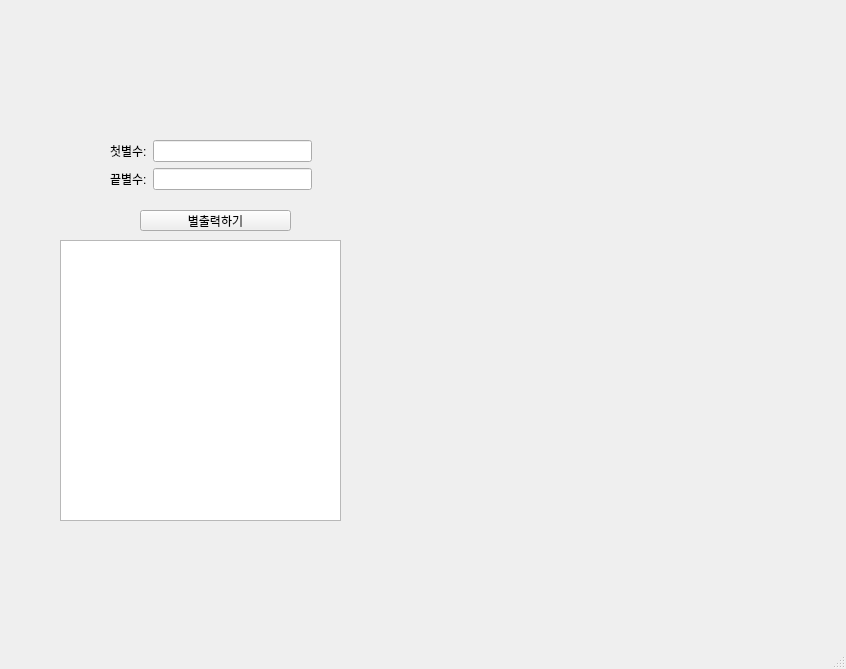
<?xml version="1.0" encoding="UTF-8"?>
<ui version="4.0">
 <class>MainWindow</class>
 <widget class="QMainWindow" name="MainWindow">
  <property name="geometry">
   <rect>
    <x>0</x>
    <y>0</y>
    <width>846</width>
    <height>669</height>
   </rect>
  </property>
  <property name="windowTitle">
   <string>MainWindow</string>
  </property>
  <widget class="QWidget" name="centralwidget">
   <widget class="QPushButton" name="pb">
    <property name="geometry">
     <rect>
      <x>140</x>
      <y>210</y>
      <width>151</width>
      <height>21</height>
     </rect>
    </property>
    <property name="text">
     <string>별출력하기</string>
    </property>
   </widget>
   <widget class="QPlainTextEdit" name="pte">
    <property name="geometry">
     <rect>
      <x>60</x>
      <y>240</y>
      <width>281</width>
      <height>281</height>
     </rect>
    </property>
   </widget>
   <widget class="QWidget" name="">
    <property name="geometry">
     <rect>
      <x>110</x>
      <y>140</y>
      <width>202</width>
      <height>50</height>
     </rect>
    </property>
    <layout class="QHBoxLayout" name="horizontalLayout">
     <item>
      <layout class="QVBoxLayout" name="verticalLayout_2">
       <item>
        <widget class="QLabel" name="lbl_first">
         <property name="text">
          <string>첫별수:</string>
         </property>
        </widget>
       </item>
       <item>
        <widget class="QLabel" name="lbl_last">
         <property name="text">
          <string>끝별수:</string>
         </property>
        </widget>
       </item>
      </layout>
     </item>
     <item>
      <layout class="QVBoxLayout" name="verticalLayout">
       <item>
        <widget class="QLineEdit" name="le_first"/>
       </item>
       <item>
        <widget class="QLineEdit" name="le_last"/>
       </item>
      </layout>
     </item>
    </layout>
   </widget>
  </widget>
  <widget class="QMenuBar" name="menubar">
   <property name="geometry">
    <rect>
     <x>0</x>
     <y>0</y>
     <width>846</width>
     <height>21</height>
    </rect>
   </property>
  </widget>
  <widget class="QStatusBar" name="statusbar"/>
 </widget>
 <resources/>
 <connections/>
</ui>
